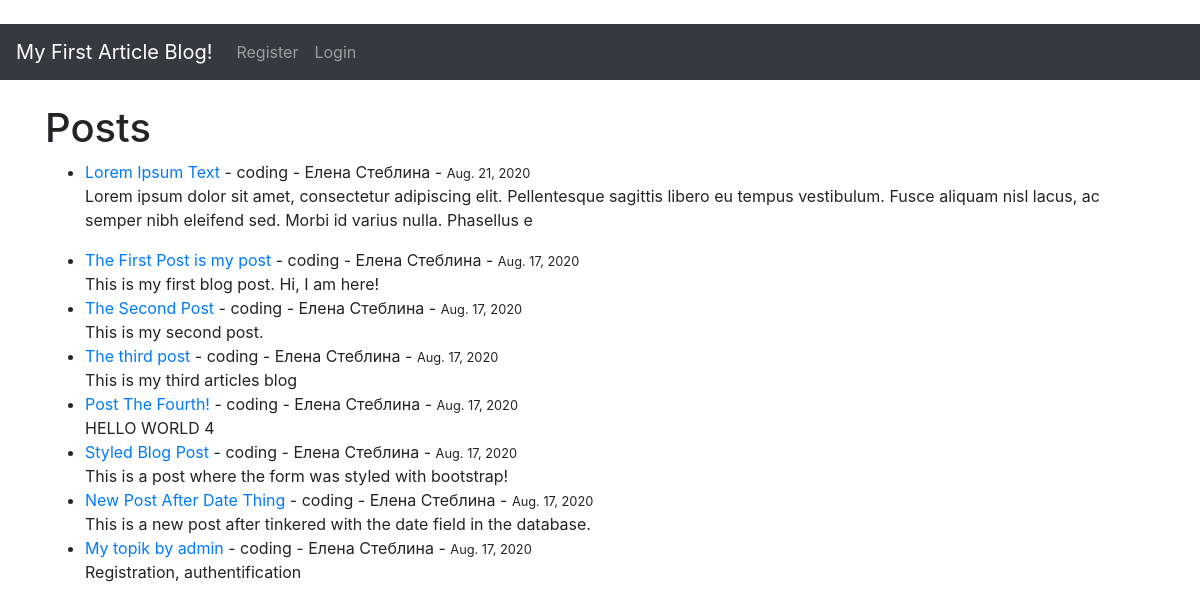
Before: / with the older database file.
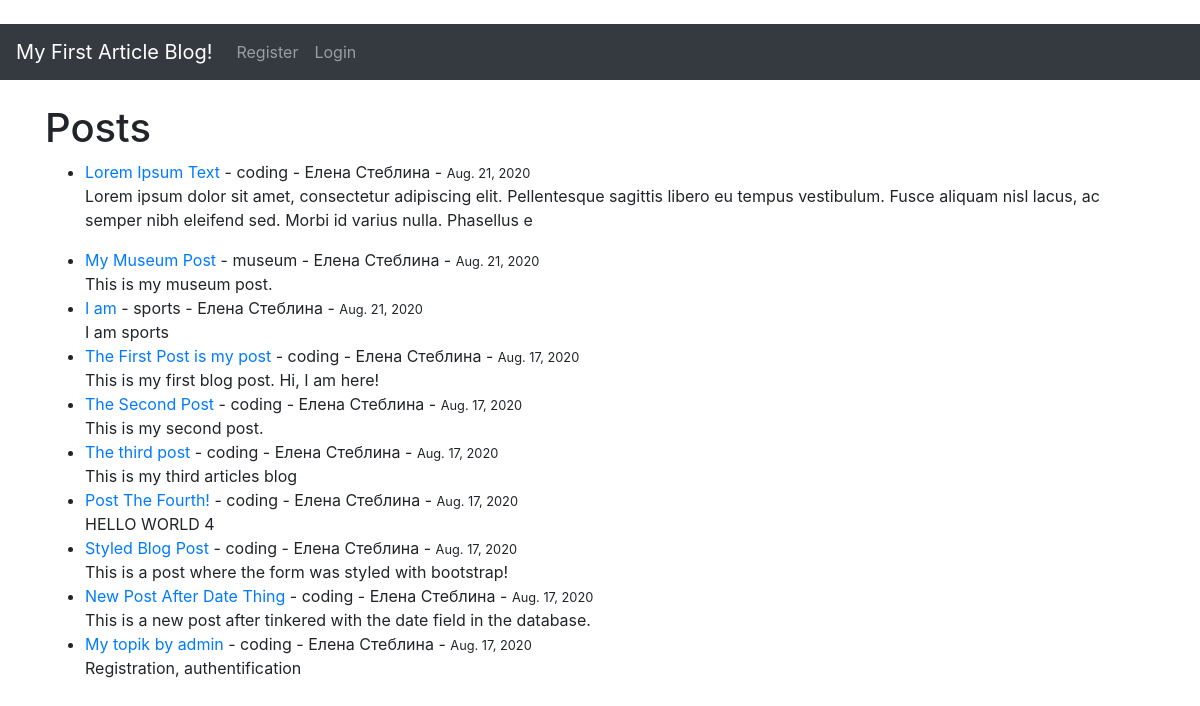
After: the same page with the newer database file.
### theblog/models.py (models this page shows, shortened)
class Post(models.Model):
    title = models.CharField(max_length=255)
    title_tag = models.CharField(max_length=255)
    author = models.ForeignKey(User, on_delete=models.CASCADE)
    body = models.TextField()
    post_date = models.DateField(auto_now_add=True)
    category = models.CharField(max_length=255, default="coding")

### theblog/views.py (the view)
# urls.py: path('', HomeView.as_view(), name='home'),
class HomeView(ListView):
    model = Post
    template_name = 'theblog/home.html'
    ordering = ['-post_date']

### theblog/templates/theblog/home.html (shortened to what this page needs)
{% extends 'theblog/base.html' %}
{% block content %}
<h1>Posts</h1>
<ul>
{% for post in object_list %}
    <li><a href="{% url 'article-detail' post.pk %}"> {{ post.title }}</a> -
    {{ post.category }} -
    {{ post.author.first_name }}
    {{ post.author.last_name }} -
    <small>
        {{ post.post_date }}
    </small>
        <br />
        {{ post.body|slice:":200"|safe }}
    </li>
{% endfor %}
</ul>
{% endblock %}

### theblog/templates/theblog/base.html (shortened to what this page needs)
﻿<!doctype html>
<html lang="en">
  <head>
    <link rel="stylesheet" href="https://stackpath.bootstrapcdn.com/bootstrap/4.3.1/css/bootstrap.min.css">
  </head>
  <body>
    <nav class="navbar navbar-expand-lg navbar-dark bg-dark">
      <a class="navbar-brand" href="{% url 'home' %}">My First Article Blog!</a>
      <div class="collapse navbar-collapse" id="navbarSupportedContent">
        <ul class="navbar-nav mr-auto">
            {% if user.is_authenticated %}
                <li class="nav-item">
                <a class="nav-link" href="{% url 'add_post' %}">Add Post</a>
                </li>
                <li class="nav-item">
                <a class="nav-link" href="{% url 'add_category' %}">Add Category</a>
                </li>
                <li class="nav-item">
                <a class="nav-link" href="{% url 'logout' %}">Logout</a>
                </li>
            {% else %}
                <li class="nav-item">
                <a class="nav-link" href="{% url 'register' %}">Register</a>
                </li>
                <li class="nav-item">
                <a class="nav-link" href="{% url 'login' %}">Login</a>
                </li>
            {% endif %}
        </ul>
      </div>
    </nav>
      <br />
      <div class="container">
        {% block content %}
        {% endblock %}
      </div>
  </body>
</html>

Changed rows visible on the page:
added Post: title "My Museum Post", category "museum", author.first_name "Елена", author.last_name "Стеблина", post_date "Aug. 21, 2020", body "This is my museum post."
added Post: title "I am", category "sports", author.first_name "Елена", author.last_name "Стеблина", post_date "Aug. 21, 2020", body "I am sports"
